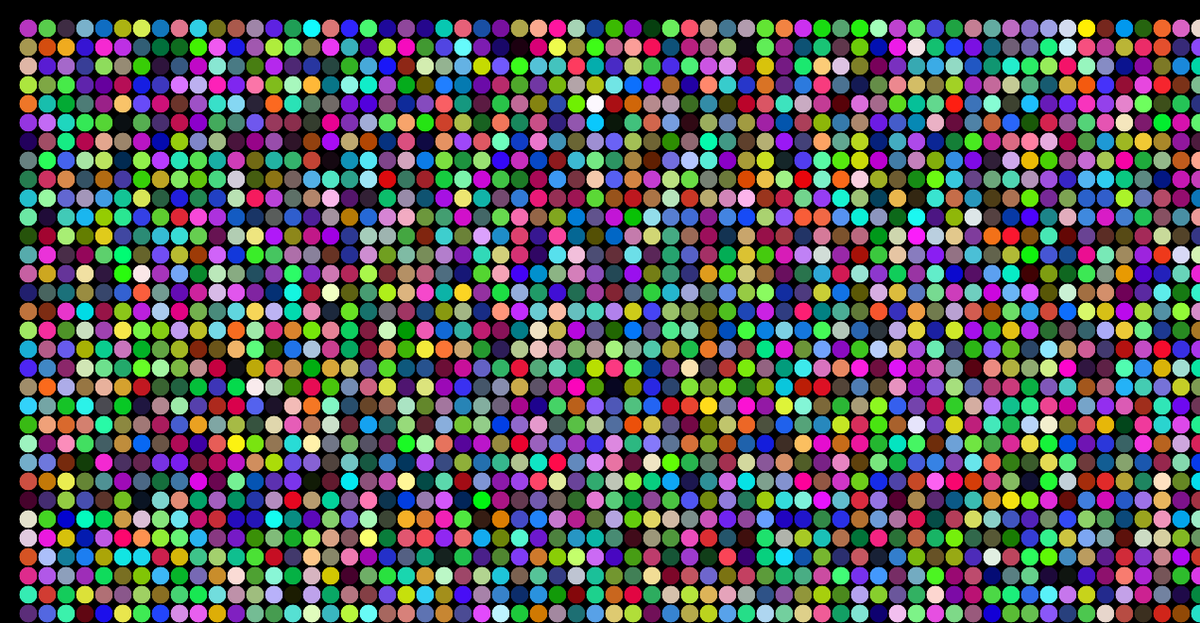
Frame 1 (no input)
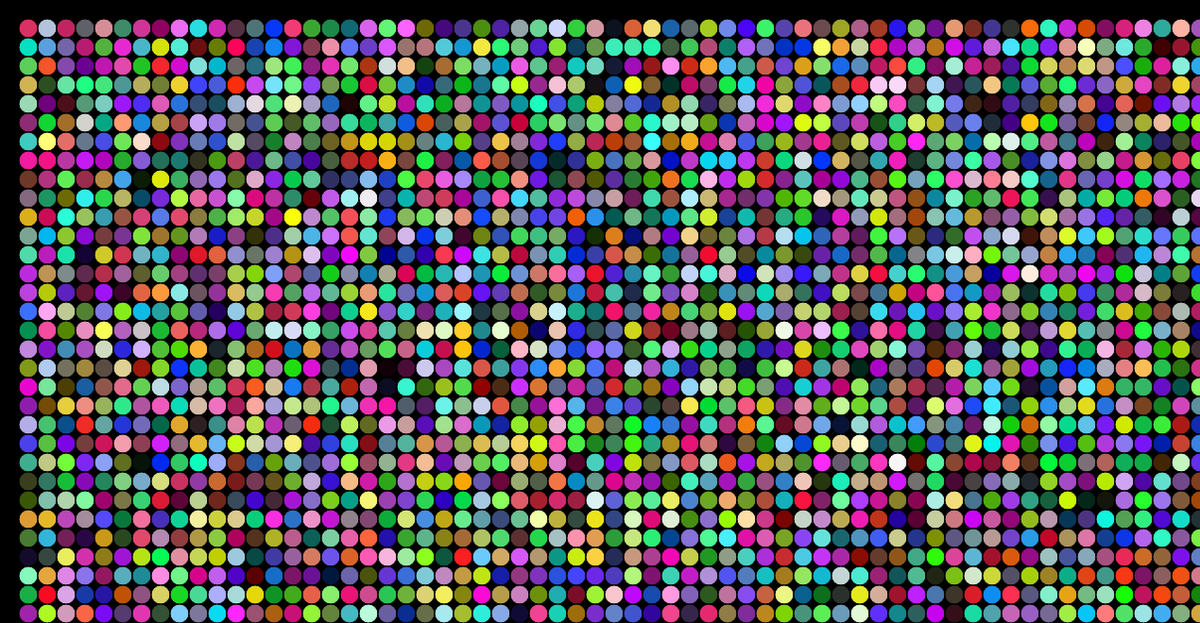
Frame 60 (no input)
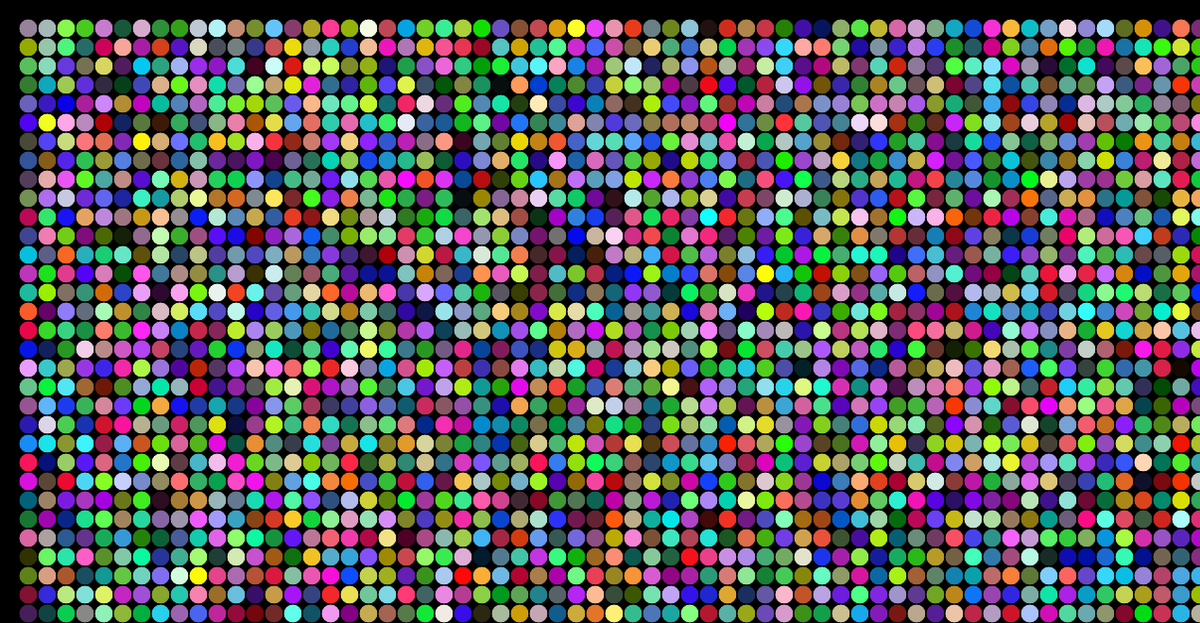
Frame 120 (the mouse pressed at the canvas centre since frame 60)

The p5.js sketch that drew these frames (run headless with seeded random() and noise() and a simulated clock; from frame 60 on, the mouse is pressed at the canvas centre):

// p5.js sketch
// ── sketch.js
function setup() {
  createCanvas(1270, 660);
  colorMode(RGB);
}

function draw() {
  //background 0 produces a black background
  background(0);
  //the variables are used to create the array.
  //one of them replicates an ellipse
  //the other replicates the replicated line of ellipses
  for(var j = 0; j<32; j++){
    for(var i = 0; i<70; i++){
      //the random fill produces ranibow colors
    fill(random(255), random(255), random(255));
  ellipse(i*20+30, j*20 + 30, 20, 20);
    }
  }
}
